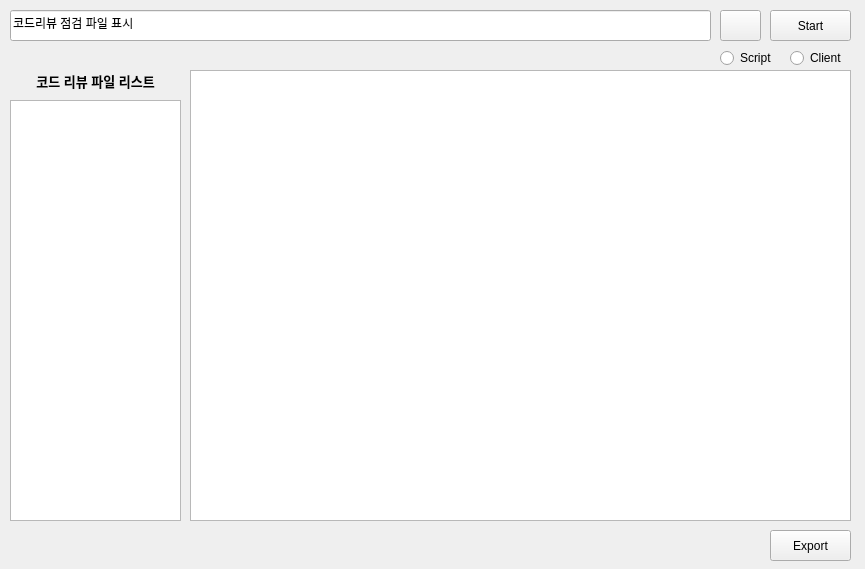
<?xml version="1.0" encoding="UTF-8"?>
<ui version="4.0">
 <class>Form</class>
 <widget class="QWidget" name="Form">
  <property name="geometry">
   <rect>
    <x>0</x>
    <y>0</y>
    <width>865</width>
    <height>569</height>
   </rect>
  </property>
  <property name="sizePolicy">
   <sizepolicy hsizetype="Minimum" vsizetype="Minimum">
    <horstretch>0</horstretch>
    <verstretch>0</verstretch>
   </sizepolicy>
  </property>
  <property name="windowTitle">
   <string>CodeReview 점검 Tool</string>
  </property>
  <property name="windowIcon">
   <iconset>
    <normaloff>hw_main_form.png</normaloff>hw_main_form.png</iconset>
  </property>
  <property name="autoFillBackground">
   <bool>true</bool>
  </property>
  <widget class="QLineEdit" name="lineEdit_Path">
   <property name="geometry">
    <rect>
     <x>10</x>
     <y>10</y>
     <width>701</width>
     <height>31</height>
    </rect>
   </property>
   <property name="sizePolicy">
    <sizepolicy hsizetype="Preferred" vsizetype="Ignored">
     <horstretch>0</horstretch>
     <verstretch>0</verstretch>
    </sizepolicy>
   </property>
   <property name="contextMenuPolicy">
    <enum>Qt::ActionsContextMenu</enum>
   </property>
   <property name="acceptDrops">
    <bool>true</bool>
   </property>
   <property name="layoutDirection">
    <enum>Qt::RightToLeft</enum>
   </property>
   <property name="text">
    <string>코드리뷰 점검 파일 표시</string>
   </property>
  </widget>
  <widget class="QPushButton" name="pushButton_Open">
   <property name="geometry">
    <rect>
     <x>720</x>
     <y>10</y>
     <width>41</width>
     <height>31</height>
    </rect>
   </property>
   <property name="text">
    <string/>
   </property>
   <property name="icon">
    <iconset>
     <normaloff>folder_icon.png</normaloff>folder_icon.png</iconset>
   </property>
  </widget>
  <widget class="QPushButton" name="pushButton_Start">
   <property name="geometry">
    <rect>
     <x>770</x>
     <y>10</y>
     <width>81</width>
     <height>31</height>
    </rect>
   </property>
   <property name="text">
    <string extracomment="sdfasf">Start</string>
   </property>
  </widget>
  <widget class="QPushButton" name="pushButton_Open_3">
   <property name="geometry">
    <rect>
     <x>770</x>
     <y>530</y>
     <width>81</width>
     <height>31</height>
    </rect>
   </property>
   <property name="text">
    <string extracomment="sdfasf">Export</string>
   </property>
  </widget>
  <widget class="QRadioButton" name="radioButton">
   <property name="geometry">
    <rect>
     <x>790</x>
     <y>50</y>
     <width>61</width>
     <height>16</height>
    </rect>
   </property>
   <property name="text">
    <string>Client</string>
   </property>
  </widget>
  <widget class="QRadioButton" name="radioButton_2">
   <property name="geometry">
    <rect>
     <x>720</x>
     <y>50</y>
     <width>61</width>
     <height>16</height>
    </rect>
   </property>
   <property name="text">
    <string>Script</string>
   </property>
  </widget>
  <widget class="QListWidget" name="listWidget_file">
   <property name="geometry">
    <rect>
     <x>10</x>
     <y>100</y>
     <width>171</width>
     <height>421</height>
    </rect>
   </property>
  </widget>
  <widget class="QTableWidget" name="tableWidget">
   <property name="geometry">
    <rect>
     <x>190</x>
     <y>70</y>
     <width>661</width>
     <height>451</height>
    </rect>
   </property>
   <property name="frameShape">
    <enum>QFrame::StyledPanel</enum>
   </property>
   <property name="frameShadow">
    <enum>QFrame::Sunken</enum>
   </property>
   <property name="verticalScrollBarPolicy">
    <enum>Qt::ScrollBarAlwaysOff</enum>
   </property>
   <property name="horizontalScrollBarPolicy">
    <enum>Qt::ScrollBarAlwaysOff</enum>
   </property>
   <property name="sizeAdjustPolicy">
    <enum>QAbstractScrollArea::AdjustToContentsOnFirstShow</enum>
   </property>
   <property name="autoScroll">
    <bool>false</bool>
   </property>
   <property name="editTriggers">
    <set>QAbstractItemView::NoEditTriggers</set>
   </property>
   <property name="selectionMode">
    <enum>QAbstractItemView::SingleSelection</enum>
   </property>
   <property name="gridStyle">
    <enum>Qt::SolidLine</enum>
   </property>
   <property name="sortingEnabled">
    <bool>false</bool>
   </property>
   <attribute name="verticalHeaderVisible">
    <bool>false</bool>
   </attribute>
   <attribute name="verticalHeaderStretchLastSection">
    <bool>false</bool>
   </attribute>
  </widget>
  <widget class="QLabel" name="label">
   <property name="geometry">
    <rect>
     <x>20</x>
     <y>70</y>
     <width>151</width>
     <height>21</height>
    </rect>
   </property>
   <property name="font">
    <font>
     <pointsize>10</pointsize>
     <weight>75</weight>
     <bold>true</bold>
    </font>
   </property>
   <property name="text">
    <string>코드 리뷰 파일 리스트</string>
   </property>
   <property name="alignment">
    <set>Qt::AlignCenter</set>
   </property>
  </widget>
 </widget>
 <resources/>
 <connections/>
</ui>
